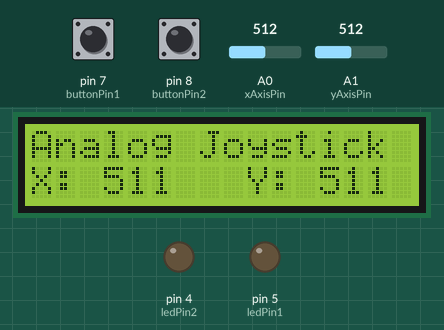
A sketch run on a simulated Arduino Uno, built with avr-gcc and run on an emulated ATmega328P. On the bench: 16×2 character LCD, output pins drawn as LEDs (lit = HIGH). The test bench sets the inputs (shaded band); at power-on: pin 7 (buttonPin1) HIGH, pin 8 (buttonPin2) HIGH, A0 (xAxisPin) = 512, A1 (yAxisPin) = 512.

Above: at 1.2 s.
1.3 s: pin 7 (buttonPin1) pulled LOW for 0.15 s
At 2.2 s:
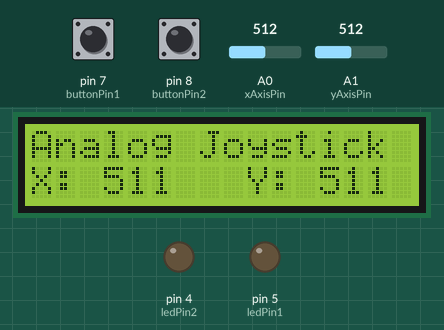
2.9 s: pin 8 (buttonPin2) pulled LOW for 0.15 s
At 3.03 s:
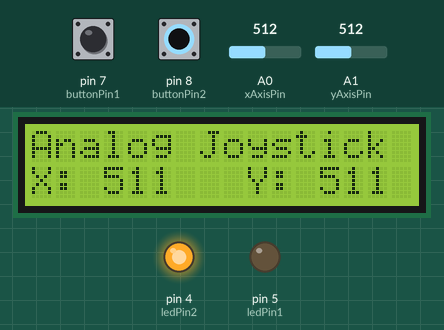
4.5 s: A0 (xAxisPin) set to 716
At 4.9 s:
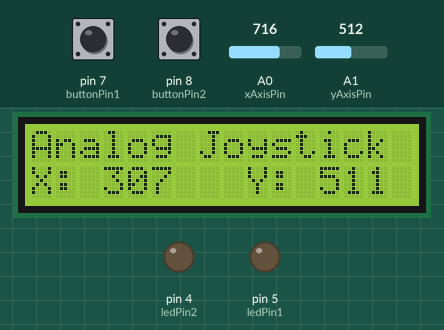
6.0 s: A1 (yAxisPin) set to 716
At 7.2 s:
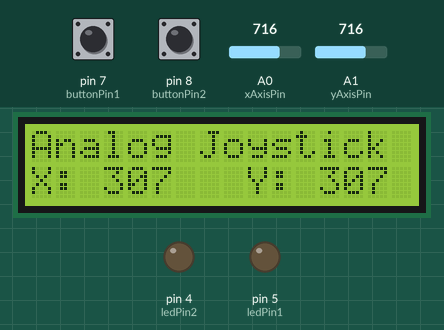
7.5 s: A0 (xAxisPin) set to 900
At 8.2 s:
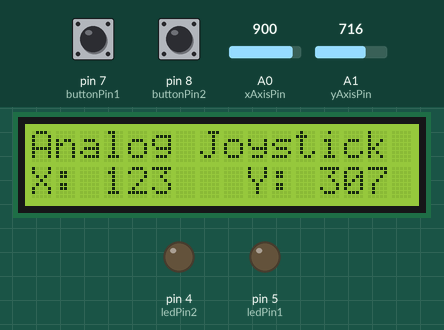
9.0 s: A1 (yAxisPin) set to 900
At 10.5 s:
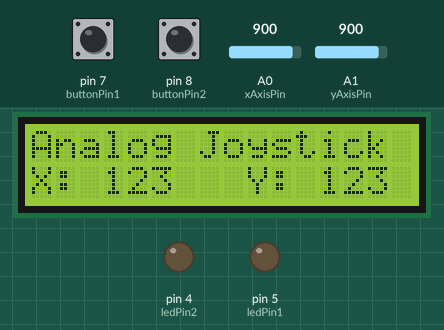
Timing chart, 0 to 11.5 s (numbered marks = the images above; inputs shaded):
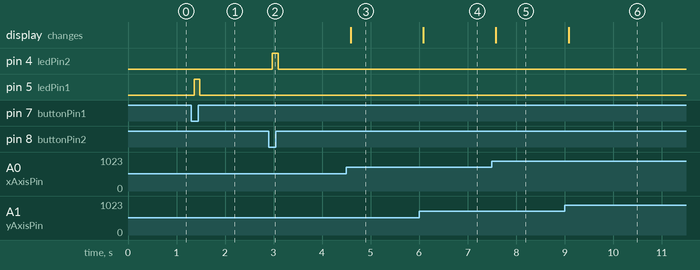

Measured:
- after the input at 1.3 s, pin 5 (ledPin1): LOW → HIGH after 0.06 s, → LOW 0.12 s later
- after the input at 2.9 s, pin 4 (ledPin2): LOW → HIGH after 0.08 s, → LOW 0.12 s later
- after the input at 4.5 s, the display: changes after 0.09 s (image 3)
- after the input at 6.0 s, the display: changes after 0.09 s (image 4)
- after the input at 7.5 s, the display: changes after 0.08 s (image 5)
- after the input at 9.0 s, the display: changes after 0.08 s (image 6)

The sketch:

game_ino.ino
```cpp
#include <LiquidCrystal.h>

#include <Wire.h>
#include <LiquidCrystal_I2C.h>

// Set the LCD address, number of columns, and number of rows
const int lcdAddress = 0x27; // Change this to match your LCD address
const int lcdCols = 16;
const int lcdRows = 2;

// Initialize the LCD
LiquidCrystal_I2C lcd(lcdAddress, lcdCols, lcdRows);

// Analog joystick pins
const int xAxisPin = A0;
const int yAxisPin = A1;

// Push button pins
const int buttonPin1 = 7; // Change this to the pin connected to the first push button
const int buttonPin2 = 8; // Change this to the pin connected to the second push button

// LED pins
const int ledPin1 = 5; // Change this to the pin connected to the first LED
const int ledPin2 = 4; // Change this to the pin connected to the second LED

// Calibration constants (adjust these based on your joystick)
const int xMin = 0;   // Minimum X-axis reading
const int xMax = 1023; // Maximum X-axis reading
const int yMin = 0;   // Minimum Y-axis reading
const int yMax = 1023; // Maximum Y-axis reading

void setup() {
  // Initialize the LCD
  lcd.begin(lcdCols, lcdRows);
  lcd.backlight();

  // Print a message to the LCD
  lcd.clear();
  lcd.setCursor(0, 0);
  lcd.print("Analog Joystick");

  // Initialize the analog pins
  pinMode(A0, INPUT);
  pinMode(A1, INPUT);

  // Initialize the push button pins
  pinMode(buttonPin1, INPUT_PULLUP);
  pinMode(buttonPin2, INPUT_PULLUP);

  // Initialize the LED pins
  pinMode(ledPin1, OUTPUT);
  pinMode(ledPin2, OUTPUT);
}

void loop() {
  // Read the X and Y axis values of the analog joystick
  int xAxisValue = analogRead(A0);
  int yAxisValue = analogRead(A1);

  int invertedXValue = map(xAxisValue,xMin, xMax,xMax,xMin);
  int invertedYValue = map(yAxisValue,yMin, yMax,yMax,yMin);

  // Map the raw analog readings to a 0-100 range
  /*int xMapped = map(xAxisValue, xMin, xMax, 0, 100);
  int yMapped = map(yAxisValue, yMin, yMax, 0, 100);*/

  // Print the X and Y axis values to the LCD
  lcd.setCursor(0, 1);  // Set cursor to second row
  lcd.print("X: ");
  lcd.print(invertedXValue);
  lcd.print("   Y: ");
  lcd.print(invertedYValue);

  // Check if the first push button is pressed
  if (digitalRead(buttonPin1) == LOW) {
    digitalWrite(ledPin1, HIGH); // Turn on the first LED
  } else {
    digitalWrite(ledPin1, LOW); // Turn off the first LED
  }

  // Check if the second push button is pressed
  if (digitalRead(buttonPin2) == LOW) {
    digitalWrite(ledPin2, HIGH); // Turn on the second LED
  } else {
    digitalWrite(ledPin2, LOW); // Turn off the second LED
  }

  delay(100);  // Delay for stability
}


/*
#include <Wire.h>
#include <LiquidCrystal_I2C.h>

// Set the LCD address, number of columns, and number of rows
const int lcdAddress = 0x27; // Change this to match your LCD address
const int lcdCols = 16;
const int lcdRows = 2;

// Initialize the LCD
LiquidCrystal_I2C lcd(lcdAddress, lcdCols, lcdRows);

void setup() {
  // Initialize the LCD
  lcd.begin();

  // Turn on the LCD backlight
  lcd.backlight();

  // Print a message to the LCD
  lcd.clear(); // Clear the LCD screen
  lcd.setCursor(0, 0); // Set cursor to the first row
  lcd.print("Analog Joystick");

  // Initialize the analog pins
  pinMode(A0, INPUT);
  pinMode(A1, INPUT);
}

void loop() {
  // Read the X and Y axis values of the analog joystick
  int xAxisValue = analogRead(A0);
  int yAxisValue = analogRead(A1);

  // Print the X and Y axis values to the LCD
  lcd.setCursor(0, 1);  // Set cursor to second row
  lcd.print("X: ");
  lcd.print(xAxisValue);
  lcd.print("   Y: ");
  lcd.print(yAxisValue);

  delay(100);  // Delay for stability
}*/
```
